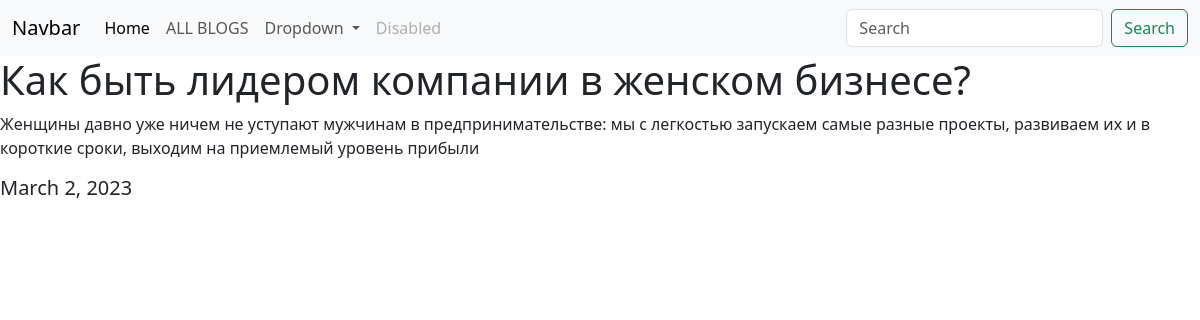
Page /blog/3 on the committed database.
### blog/models.py (models this page shows, shortened)
class Blog(models.Model):
    title=models.CharField(max_length=200,verbose_name='Название блога')
    description=models.TextField(verbose_name="Текст блога")
    date=models.DateField(verbose_name='Дата публикации')

### blog/views.py (the view)
# urls.py: path('<int:blog_id>',show_blog,name='show_blog'),
def show_blog(request,blog_id):
    blog=Blog.objects.get(id=blog_id)
    return render(request,'blogs/detail.html',{'blog':blog})

### blog/templates/blogs/detail.html
{% extends 'portfolio/base.html' %}
{% block content %}
    <h1>{{ blog.title }}</h1>
    <p>{{ blog.description }}</p>
    <h5>{{ blog.date }}</h5>
{% endblock content %}

### rows in the picture
Blog: title "Как быть лидером компании в женском бизнесе?", description "Женщины давно уже ничем не уступают мужчинам в предпринимательстве: мы с легкостью запускаем самые разные проекты, развиваем их и в короткие сроки, выходим на приемлемый уровень прибыли", date "March 2, 2023"
